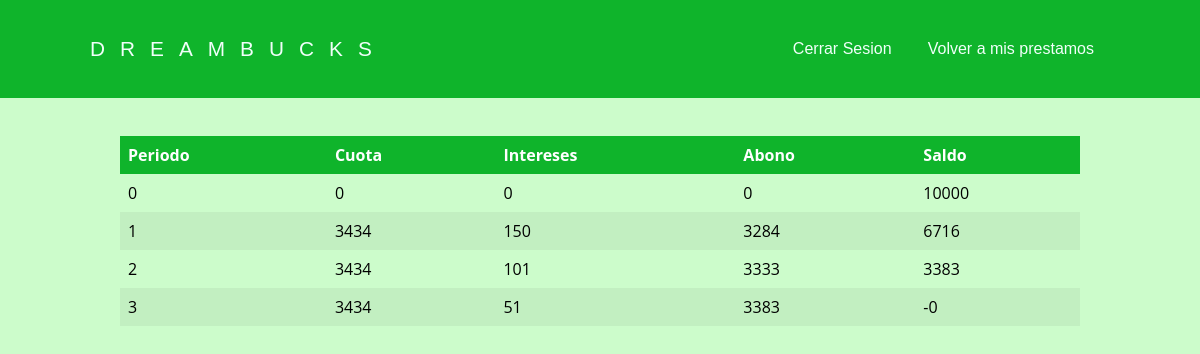
The page /tabla.php?id=1 (signed in) on the database its author committed.
### tables this page shows
CREATE TABLE `loans` (
  `id_L` int(100) NOT NULL,
  `id_U1` int(100) NOT NULL,
  `date` date NOT NULL,
  `quantify` int(100) NOT NULL,
  `interest` int(100) NOT NULL,
  `total` int(100) NOT NULL,
  `lapses` int(50) NOT NULL,
  `quota` bigint(200) NOT NULL,
  `due` int(100) NOT NULL,
  `months` int(100) NOT NULL
);

### tabla.php (the view, shortened to what this page needs)
<!DOCTYPE html>
<html lang="en">
<head>
    <link rel="stylesheet" href="./styles/styleAmortizationTable.css">
        <link rel="stylesheet" href="./styles/styleHeaderUL.css">
</head>
<body>
        <header class="header">
        <div class="container-head logo-nav-container">
            <a class="logo">DREAMBUCKS</a>
            <nav class="navigation">
                <ul>
                    <li><a href="Logout.php">Cerrar Sesion</a></li>
                    <li><a href="user.php">Volver a mis prestamos</a></li>
                </ul>
            </nav>
        </div>
        </header>
</body>
</html>
<?php
$connect = mysqli_connect("localhost", "root", "Admin123?", "dreambucks");
$id = $_GET['id'];
$consult = "SELECT * FROM loans WHERE id_L='$id'";
$result  = mysqli_query($connect, $consult);
while ($row = mysqli_fetch_row($result)){
?>
<?php
    $quantify =  $row[3];
    $lapses  =  $row[6];
?>
<?php
}
$inte = .015;
$b = 1 + $inte;
$quota = $quantify * ((pow($b,$lapses) * $inte) / (pow($b,$lapses)-1));
$intereses = 0;
$abono = 0;
$quota1 = 0;
?>
<table class="amortization">
    <thead class="info">
        <th>Periodo</th>
        <th>Cuota</th>
        <th>Intereses</th>
        <th>Abono</th>
        <th>Saldo</th>
    </thead>
<?php
for($i=0; $i<=$lapses;$i++ ){
?>
     <tr>
        <td>    <?php echo      $i            ?>     </td>
        <td>    <?php echo round($quota1)     ?>     </td>
        <td>    <?php echo round($intereses)  ?>     </td>
        <td>    <?php echo round($abono)      ?>     </td>
        <td>    <?php echo round($quantify)   ?>     </td>
    </tr>
<?php
    $intereses = $quantify * $inte;
    $abono = $quota - $intereses;
    $quantify = $quantify - $abono;
    $quota1 = $quota;
?>
<?php
}
?> </table> <br><br><br>

### styles/styleAmortizationTable.css (style rules this page uses)
* { margin: 0; padding: 0; box-sizing: border-box; }
html { box-sizing: border-box; }
*,*::after, *::before { box-sizing: inherit; }
body { font-family: 'Open Sans', sans-serif; background: #CCFCCB; }
.amortization { width: 80%; margin-top: 8.5em; margin-left: 10%; border-collapse: collapse; border-color: #89aa89; border-radius: 10px; }
.amortization>:not(caption)>*>* { padding: 0.5rem 0.5rem; }
tr:nth-child(even) { background-color: rgba(0, 0, 0, 0.05); }
.info { background-color: #0fb42b; color: white; }
th { text-align: inherit; }

### styles/styleHeaderUL.css (style rules this page uses)
.container-head { width: 85%; margin: 0 auto; max-height: 5rem; }
header { background: #0fb42b; color: #F1FFFA; padding: 2rem 0; max-height: 300; position: fixed; left: 0; top: 0; width: 100%; }
header a { color: #F1FFFA; text-decoration: none; font-family: Arial, Helvetica, sans-serif; }
.logo-nav-container { display: flex; justify-content: space-between; align-items: center; flex-wrap: wrap; }
.logo { letter-spacing: 15px; font-size: 1.3em; }
.navigation ul { margin: 0; padding: 9; list-style: none; }
.navigation ul li { display: inline-block; }
.navigation ul li a { display: block; padding: 0.5rem 1rem; transition: all 0.4s linear; border-radius: 5px; }

### rows shown on the page
loans: quantify "10000", quota1 "3434", quantify "150", abono "3284", abono "3333", abono "3383"

### other values the page prints
$quantify "6716"
$intereses "101"
$quantify "3383"
$intereses "51"
$quantify "-0"
